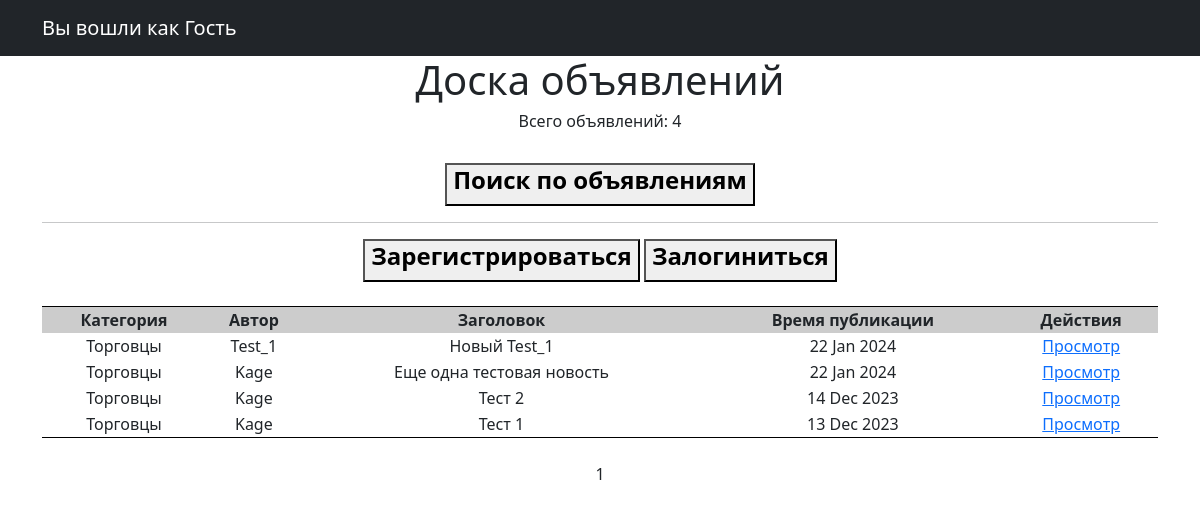
The page /posts/ on the database as committed earlier.
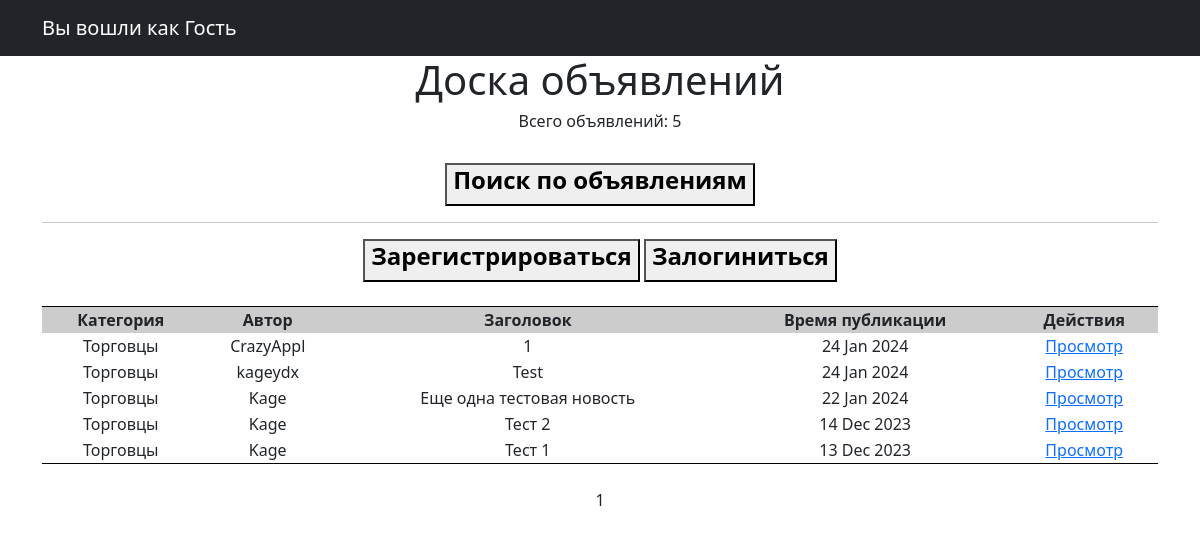
The same page on the database as committed later.
### PostBoard_main/models.py (models this page shows, shortened)
class Posts(models.Model):
    tanks = 'TK'
    healers = 'HL'
    damage_dealers = 'DD'
    merchants = 'MR'
    guild_masters = 'GM'
    quest_givers = 'QG'
    smiths = 'SM'
    leather_workers = 'LW'
    potion_masters = 'PM'
    enchanters = 'EH'
    TYPE = [
        (tanks, 'Танки'), (healers, 'Хилеры'), (damage_dealers, 'ДД'), (merchants, 'Торговцы'),
        (guild_masters, 'Гильдмастера'), (quest_givers, 'Квестгиверы'), (smiths, 'Кузнецы'),
        (leather_workers, 'Кожевники'), (potion_masters, 'Зельевары'), (enchanters, 'Мастера заклинаний')
    ]
    type_post = models.CharField(max_length=2, choices=TYPE, default='MR', verbose_name='Время публикации')
    time_in = models.DateTimeField(auto_now_add=True, verbose_name='Время публикации')
    headline = models.CharField(max_length=128, verbose_name='Заголовок')
    text = RichTextUploadingField(config_name='my-toolbar', verbose_name='Текст')
    category = models.ForeignKey(Category, on_delete=models.CASCADE, related_name='category', verbose_name='Категория')
    to_reg_user = models.ForeignKey(RegUsers, on_delete=models.CASCADE, verbose_name='Автор')

class Category(models.Model):
    name = models.CharField(max_length=30, unique=True, help_text=_('Category name'))
    subscriber = models.ManyToManyField(User, through='Subscriptions')
    def __str__(self):
        return self.name.title()

class RegUsers(models.Model):
    reg_user = models.OneToOneField(User,  on_delete=models.CASCADE)
    code = models.CharField(max_length=6, blank=True, null=True, default=None)

### PostBoard_main/views.py (the view)
# urls.py: path('', PostsList.as_view(), name='posts'),
class PostsList(ListView):
    raise_exception = True
    model = Posts
    ordering = '-time_in'
    template_name = 'posts.html'
    context_object_name = 'posts'
    paginate_by = 20
    def get_context_data(self, **kwargs):
        context = super().get_context_data(**kwargs)
        context['time_now', 'is_reg_user'] = datetime.utcnow(), \
            self.request.user.groups.filter(name='Зарегистрированные пользователи').exists()
        return context

### templates/posts.html (shortened to what this page needs)
<!DOCTYPE html>
{% extends 'flatpages/default.html' %}
{% block content %}
    <h1>Доска объявлений</h1>
    <h6>Всего объявлений: {{ posts|length }}</h6>
    <br>
    <button>
        <a class="nav-link" href="{% url 'search' %}">
            <h4><strong>Поиск по объявлениям</strong></h4>
        </a>
    </button>
    <br>
    <hr>
    {% if not request.user.is_authenticated %}
    <button>
        <a class="nav-link" href="{% url 'account_signup' %}">
            <h4><strong>Зарегистрироваться</strong></h4>
        </a>
    </button>
    <button>
        <a class="nav-link" href="{% url 'account_login' %}">
            <h4><strong>Залогиниться</strong></h4>
        </a>
    </button>
    {% endif %}
    <br />
    {% if posts %}
        <table border="4" bordercolor="#000000" callspacing="0" callpadding="10" frame=Hsides rules=Cols width="100%" align="center">
            <br />
            <tr class="header">
                <th>Категория</th>
                <th>Автор</th>
                <th>Заголовок</th>
                <th>Время публикации</th>
                <th>Действия</th>
            </tr>
            {% for category in posts %}
            <tr>
                <td>{{ category.category }}</td>
                <td>{{ category.to_reg_user.reg_user }}</td>
                <td>{{ category.headline }}</td>
                <td>{{ category.time_in|date:'d M Y'  }}</td>
                <td>
                    <a href="{% url 'post_detail' pk=category.id %}"> Просмотр </a>
                </td>
            </tr>
            {% endfor %}
        </table>
    {% else %}
        <h2>Новостей нет! Вообще нет!</h2>
    {% endif %}
    <br>
    {{ page_obj.number }}
{% endblock content%}

Rows that differ between the two databases and show on the page:
removed Posts: category "Торговцы", to_reg_user.reg_user "Test_1", headline "Новый Test_1", time_in "22 Jan 2024"
added Posts: category "Торговцы", to_reg_user.reg_user "CrazyAppl", headline "1", time_in "24 Jan 2024"
added Posts: category "Торговцы", to_reg_user.reg_user "kageydx", headline "Test", time_in "24 Jan 2024"
Other text that changed with them:
{{ posts|length }}: "4" → "5"
